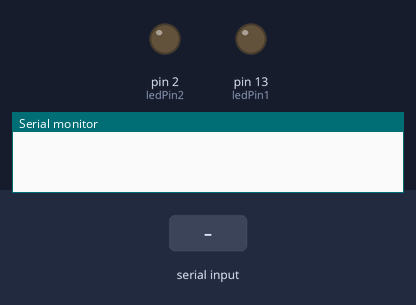
A sketch run on a simulated Arduino Uno, built with avr-gcc and run on an emulated ATmega328P. Shown: output pins drawn as LEDs (lit = HIGH), the last lines printed to the serial monitor. The inputs (shaded band) are chosen by the test bench.

Above: at 1.2 s.
1.3 s: "A" received over Serial
At 1.6 s:
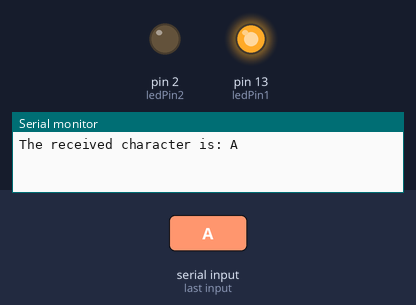
2.8 s: "B" received over Serial
At 4.0 s:
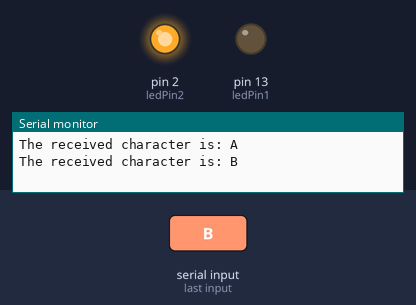
Timing chart, 0 to 5.8 s (numbered marks = the images above; inputs shaded):
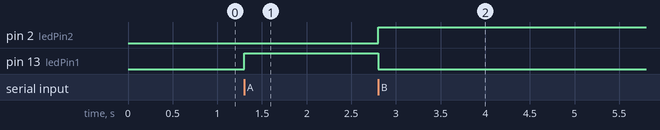

Measured:
- after the input at 1.3 s, pin 13 (ledPin1): LOW → HIGH at once
- after the input at 2.8 s, pin 2 (ledPin2): LOW → HIGH at once; pin 13 (ledPin1): HIGH → LOW at once

The sketch:

Bluetooth_Rx_Tx.ino
```cpp
// These constants won't change:
const int ledPin1 = 13; // Pin that the LED is attached to
const int ledPin2 = 2; // Pin that the LED is attached to

// The setup function runs once when you press reset or power the board:
void setup()
{
  Serial.begin(9600); // Initialize serial communications
  pinMode(ledPin1 , OUTPUT); // Initialize the LED pin 1 as an output
  pinMode(ledPin2 , OUTPUT); // Initialize the LED pin 2 as an output
}

// The loop function runs over and over again forever:
void loop()
{
  if (( ( Serial.available() ) > ( 0 ) ))
  {
    char inputChar = Serial.read();
    Serial.print("The received character is: ");
    Serial.println(inputChar);
    if (inputChar == 'A' )
    {
      digitalWrite(ledPin1, HIGH); // Turn the LED on by making the voltage HIGH
      digitalWrite(ledPin2, LOW); // Turn the LED off by making the voltage LOW
    }
    else if (inputChar == 'B' )
    {
      digitalWrite(ledPin1, LOW); // Turn the LED off by making the voltage LOW
      digitalWrite(ledPin2, HIGH); // Turn the LED on by making the voltage HIGH
    }
  }
}
```
